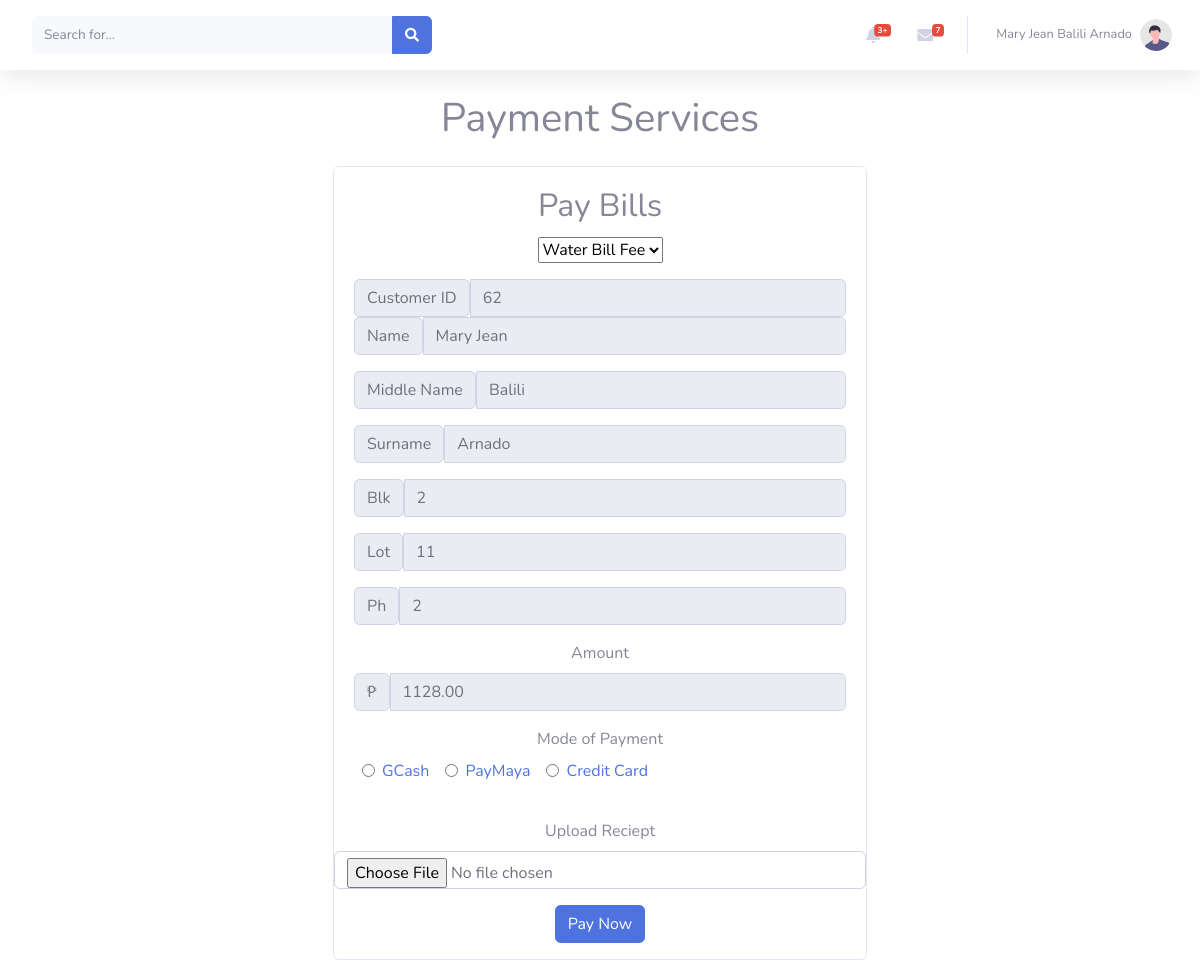
/waterbill_payment.php?id=5&total_due=1128.00 (signed in), run on the app's committed database.
### tables this page shows
CREATE TABLE `user` (
  `id` int(50) NOT NULL,
  `firstname` varchar(50) NOT NULL,
  `middlename` varchar(50) NOT NULL,
  `lastname` varchar(50) NOT NULL,
  `block` int(50) NOT NULL,
  `lot` int(50) NOT NULL,
  `phase` int(30) NOT NULL,
  `username` varchar(30) NOT NULL,
  `password` varchar(500) NOT NULL,
  `emailadd` varchar(50) NOT NULL,
  `phonenum` bigint(12) NOT NULL,
  `address` varchar(50) NOT NULL,
  `postalcode` int(50) NOT NULL,
  `usertype` varchar(50) NOT NULL,
  `photo` varchar(50) NOT NULL,
  `status` int(1) NOT NULL DEFAULT 0
);

CREATE TABLE `water_consumptionn` (
  `id` int(11) NOT NULL,
  `user_id` int(11) NOT NULL,
  `previous_reading` int(11) NOT NULL,
  `current_reading` int(11) NOT NULL,
  `total_consumption` int(11) NOT NULL,
  `total_due` decimal(10,2) NOT NULL,
  `payment_status` varchar(20) DEFAULT 'unpaid',
  `submission_date` timestamp NOT NULL DEFAULT current_timestamp(),
  `previous_reading_date` date DEFAULT NULL,
  `current_reading_date` date DEFAULT NULL
);

### waterbill_payment.php (the view, shortened to what this page needs)
<?php
include('config.php');
$total_due = isset($_GET['total_due']) ? $_GET['total_due'] : '';
$result = $conn->query("SELECT * FROM user WHERE id='".$_SESSION['session_id']."'");
$row = mysqli_fetch_array($result);
if (isset($_GET['id'])) {
    $id = $_GET['id'];
    $query = "SELECT total_due FROM water_consumptionn WHERE id = ?";
    $stmt = $pdo->prepare($query);
    $stmt->bindParam(1, $id);
    $stmt->execute();
    $total_due_row = $stmt->fetch(PDO::FETCH_ASSOC);
    $total_due = $total_due_row['total_due'];
}
?>
<!DOCTYPE html>
<html lang="en">
<head>
  <link href="vendor/fontawesome-free/css/all.min.css" rel="stylesheet" type="text/css">
    <link href="css/sb-admin-2.min.css" rel="stylesheet">
</head>
<body>
<nav class="navbar navbar-expand navbar-light bg-white topbar mb-4 static-top shadow">
<form
    class="d-none d-sm-inline-block form-inline mr-auto ml-md-3 my-2 my-md-0 mw-100 navbar-search">
    <div class="input-group">
        <input type="text" class="form-control bg-light border-0 small" placeholder="Search for..."
            aria-label="Search" aria-describedby="basic-addon2">
        <div class="input-group-append">
            <button class="btn btn-primary" type="button">
                <i class="fas fa-search fa-sm"></i>
            </button>
        </div>
    </div>
</form>
<ul class="navbar-nav ml-auto">
    <li class="nav-item dropdown no-arrow mx-1">
        <a class="nav-link dropdown-toggle" href="#" id="alertsDropdown" role="button"
            data-toggle="dropdown" aria-haspopup="true" aria-expanded="false">
            <i class="fas fa-bell fa-fw"></i>
            <span class="badge badge-danger badge-counter">3+</span>
        </a>
    </li>
    <li class="nav-item dropdown no-arrow mx-1">
        <a class="nav-link dropdown-toggle" href="#" id="messagesDropdown" role="button"
            data-toggle="dropdown" aria-haspopup="true" aria-expanded="false">
            <i class="fas fa-envelope fa-fw"></i>
            <span class="badge badge-danger badge-counter">7</span>
        </a>
    </li>
    <li class="nav-item dropdown no-arrow">
        <a class="nav-link dropdown-toggle" href="#" id="userDropdown" role="button"
            data-toggle="dropdown" aria-haspopup="true" aria-expanded="false">
            <span class="mr-2 d-none d-lg-inline text-gray-600 small"><?php echo $row['firstname'] . ' ' . $row['middlename'] . ' ' . $row['lastname']; ?></span>
            <img class="img-profile rounded-circle"
                src="img/undraw_profile.svg">
        </a>
    </li>
</ul>
</nav>
<div class="container mt-4 mx-auto text-center">
  <h1>Payment Services</h1>
  <div class="row mt-4 justify-content-center">
    <div class="col-md-6">
      <div class="card">
        <div class="card-body">
          <h2 class="card-title">Pay Bills</h2>
          <form method="post" action="payment_services.php" enctype="multipart/form-data">
            <div class="mb-3">
              <select class="form-select" id="bill-type" name="bill_type" required>
                <option value="water_bill">Water Bill Fee</option>
              </select>
            </div>
            <div class="mb-3">
              <div class="input-group">
                <span class="input-group-text">Customer ID</span>
                <input type="text" class="form-control" id="firstname" name="customer_id" value="<?php echo $row['id'];?>" readonly>
              </div>
              <div class="input-group">
                <span class="input-group-text">Name</span>
                <input type="text" class="form-control" id="firstname" name="firstname" value="<?php echo $row['firstname'];?>" readonly>
              </div>
            </div>
            <div class="mb-3">
  <div class="input-group">
    <span class="input-group-text">Middle Name</span>
    <input type="text" class="form-control" id="middlename" name="middlename" value="<?php echo $row['middlename']; ?>" readonly>
  </div>
</div>
<div class="mb-3">
  <div class="input-group">
    <span class="input-group-text">Surname</span>
    <input type="text" class="form-control" id="lastname" name="lastname" value="<?php echo $row['lastname']; ?>" readonly>
  </div>
</div>
<div class="mb-3">
  <div class="input-group">
    <span class="input-group-text">Blk</span>
    <input type="text" class="form-control" id="block" name="block" value="<?php echo $row['block']; ?>" readonly>
  </div>
</div>
<div class="mb-3">
  <div class="input-group">
    <span class="input-group-text">Lot</span>
    <input type="text" class="form-control" id="lot" name="lot" value="<?php echo $row['lot']; ?>" readonly>
  </div>
</div>
<div class="mb-3">
  <div class="input-group">
    <span class="input-group-text">Ph</span>
    <input type="text" class="form-control" id="phase" name="phase" value="<?php echo $row['phase']; ?>" readonly>
  </div>
</div>
            <div class="mb-3">
              <label for="amount" class="form-label">Amount</label>
              <div class="input-group">
                <span class="input-group-text">₱</span>
                <input type="text" class="form-control" id="amount" name="amount" value="<?php echo $total_due; ?>"readonly>
              </div>
            </div>
            <div class="mb-3">
            <label for="mode_of_payment" class="form-label">Mode of Payment</label>
<div class="input-group text-center">
  <div class="form-check d-inline-block mx-2">
    <input type="radio" class="form-check-input" id="gcash" name="mode_of_payment" value="GCash">
    <label class="form-check-label" for="gcash"><a href="gcash.php">GCash</a></label>
  </div>
  <div class="form-check d-inline-block mx-2">
    <input type="radio" class="form-check-input" id="paymaya" name="mode_of_payment" value="PayMaya">
    <label class="form-check-label" for="paymaya"><a href="paymaya.php">PayMaya</a></label>
  </div>
  <div class="form-check d-inline-block mx-2">
    <input type="radio" class="form-check-input" id="creditcard" name="mode_of_payment" value="CreditCard">
    <label class="form-check-label" for="creditcard"><a href="creditcard.php">Credit Card</a></label>
  </div>
</div>
  </div>
</div>
<div class="mb-3">
                        <label for="upload_image" class="form-label">Upload Reciept</label>
                        <input type="file" class="form-control" id="upload_image" name="upload_image">
                    </div>
            <div class="mb-3">
              <button type="submit" class="btn btn-primary" name="submit">Pay Now</button>
            </div>
        </div>
      </div>
    </div>
  </div>
</body>
</html>

### data on the page
user: firstname "Mary Jean", middlename "Balili", lastname "Arnado", customer_id "62", block "2", lot "11", phase "2"
water_consumptionn: amount "1128.00"
